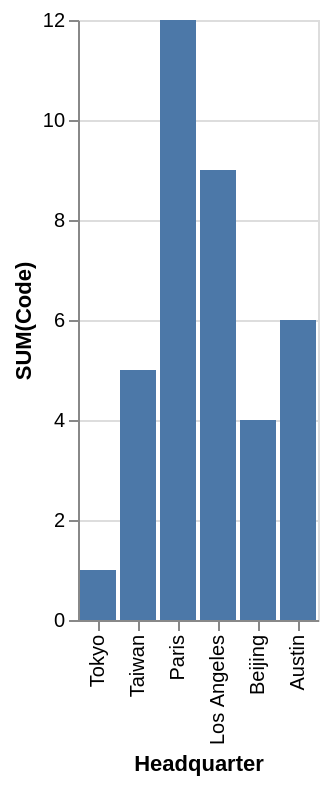

Write the Vega-Lite specification saved for this chart.
### Vega-Lite specification from a JSON file in a GitHub repository (floating-point values rounded to 4 significant figures)
{"data": {"values": [{"x_data": "Tokyo", "y_data": 1}, {"x_data": "Taiwan", "y_data": 5}, {"x_data": "Paris", "y_data": 12}, {"x_data": "Los Angeles", "y_data": 9}, {"x_data": "Beijing", "y_data": 4}, {"x_data": "Austin", "y_data": 6}]}, "mark": "bar", "encoding": {"x": {"field": "x_data", "type": "nominal", "title": "Headquarter", "sort": "descending"}, "y": {"field": "y_data", "type": "quantitative", "title": "SUM(Code)"}}}
